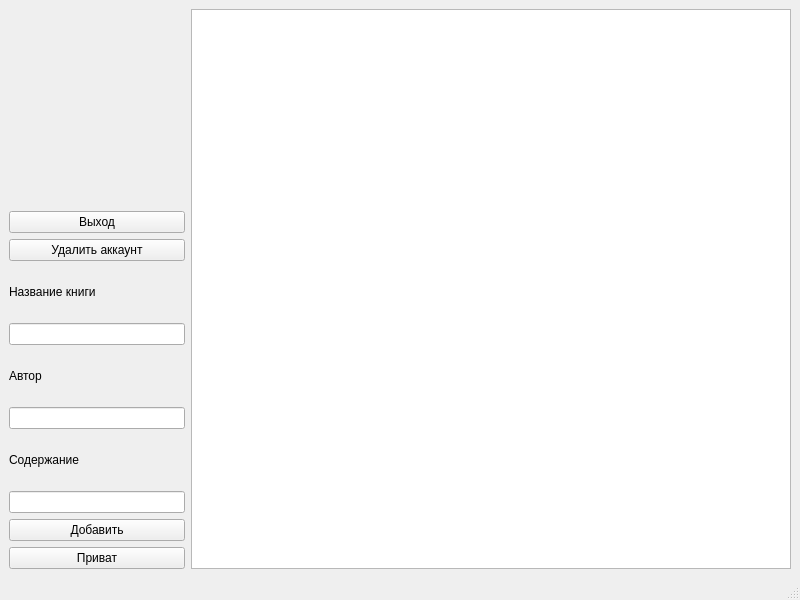
<?xml version="1.0" encoding="UTF-8"?>
<ui version="4.0">
 <class>MainWindow</class>
 <widget class="QMainWindow" name="MainWindow">
  <property name="geometry">
   <rect>
    <x>0</x>
    <y>0</y>
    <width>800</width>
    <height>600</height>
   </rect>
  </property>
  <property name="windowTitle">
   <string>MainWindow</string>
  </property>
  <widget class="QWidget" name="centralwidget">
   <layout class="QGridLayout" name="gridLayout">
    <item row="8" column="0">
     <widget class="QLineEdit" name="bookTextLineEdit"/>
    </item>
    <item row="2" column="0">
     <widget class="QPushButton" name="outAccButton">
      <property name="text">
       <string>Удалить аккаунт</string>
      </property>
     </widget>
    </item>
    <item row="6" column="0">
     <widget class="QLineEdit" name="authorLineEdit"/>
    </item>
    <item row="5" column="0">
     <widget class="QLabel" name="label_2">
      <property name="maximumSize">
       <size>
        <width>16777215</width>
        <height>50</height>
       </size>
      </property>
      <property name="text">
       <string>Автор</string>
      </property>
     </widget>
    </item>
    <item row="9" column="0">
     <widget class="QPushButton" name="pushButton">
      <property name="text">
       <string>Добавить</string>
      </property>
     </widget>
    </item>
    <item row="7" column="0">
     <widget class="QLabel" name="label_3">
      <property name="maximumSize">
       <size>
        <width>16777215</width>
        <height>50</height>
       </size>
      </property>
      <property name="text">
       <string>Содержание</string>
      </property>
     </widget>
    </item>
    <item row="4" column="0">
     <widget class="QLineEdit" name="bookNameLineEdit"/>
    </item>
    <item row="3" column="0">
     <widget class="QLabel" name="label">
      <property name="maximumSize">
       <size>
        <width>16777215</width>
        <height>50</height>
       </size>
      </property>
      <property name="text">
       <string>Название книги</string>
      </property>
     </widget>
    </item>
    <item row="1" column="0">
     <widget class="QPushButton" name="exitButton">
      <property name="text">
       <string>Выход</string>
      </property>
     </widget>
    </item>
    <item row="10" column="0">
     <widget class="QPushButton" name="pushPrivateButton">
      <property name="text">
       <string>Приват</string>
      </property>
     </widget>
    </item>
    <item row="0" column="1" rowspan="11" colspan="2">
     <widget class="QTableView" name="tableView">
      <property name="minimumSize">
       <size>
        <width>600</width>
        <height>0</height>
       </size>
      </property>
     </widget>
    </item>
   </layout>
  </widget>
  <widget class="QMenuBar" name="menubar">
   <property name="geometry">
    <rect>
     <x>0</x>
     <y>0</y>
     <width>800</width>
     <height>20</height>
    </rect>
   </property>
  </widget>
  <widget class="QStatusBar" name="statusbar"/>
 </widget>
 <resources/>
 <connections/>
</ui>
